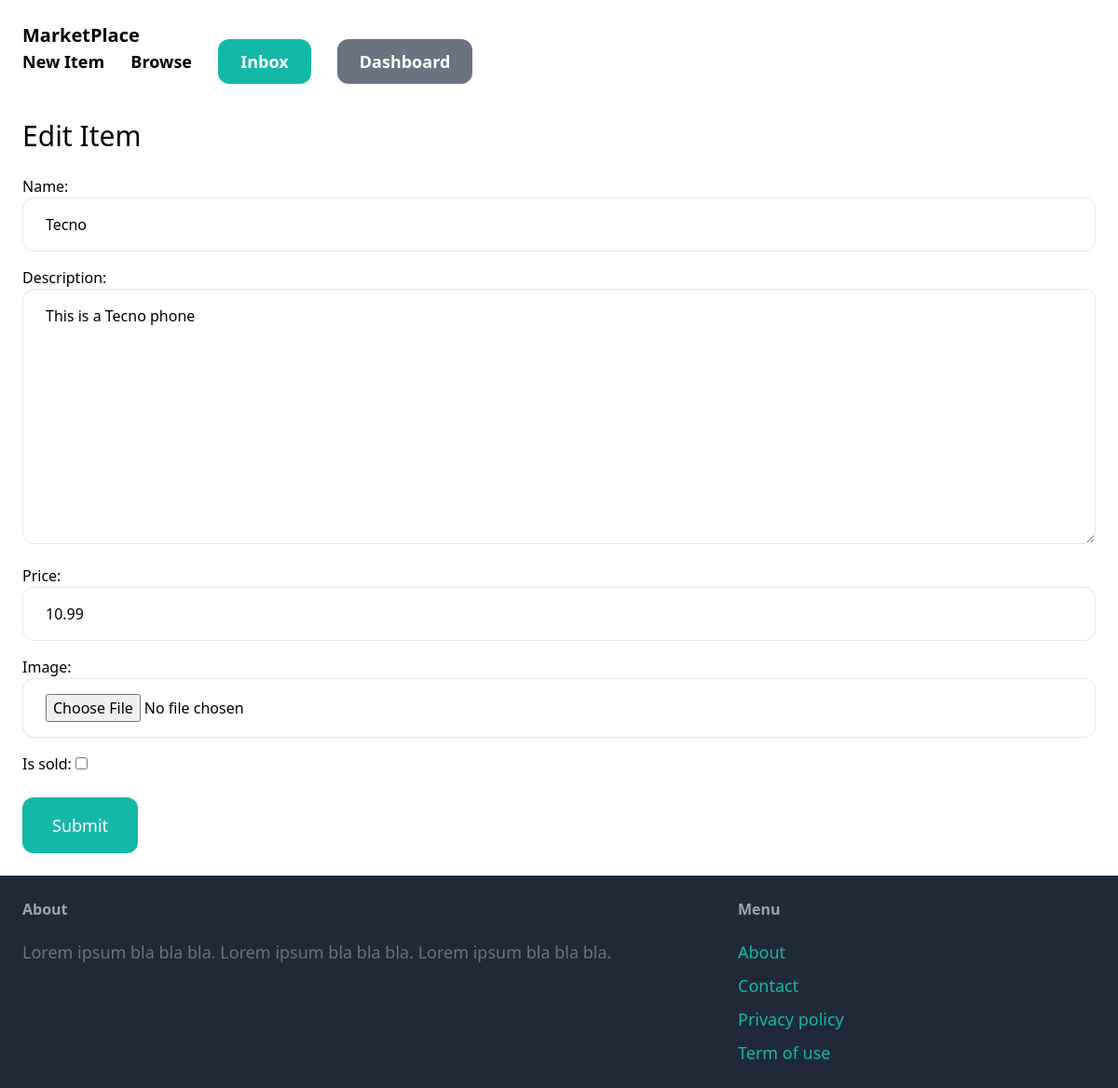
The page /items/1/edit/ (signed in) on the database its author committed.
### item/models.py (models this page shows, shortened)
class Item(models.Model):
    category = models.ForeignKey(
        Categories, related_name="items", on_delete=models.CASCADE
    )
    name = models.CharField(max_length=255)
    description = models.TextField(blank=True, null=True)
    price = models.FloatField()
    image = models.ImageField(upload_to="item_images", blank=True, null=True)
    is_sold = models.BooleanField(default=False)
    created_at = models.DateTimeField(auto_now_add=True)
    created_by = models.ForeignKey(User, related_name="items", on_delete=models.CASCADE)

### item/views.py (the view)
# urls.py: path("<int:pk>/edit/", views.editItem, name="edit"),
@login_required
def editItem(request, pk):
    item = get_object_or_404(Item, pk=pk, created_by=request.user)
    if request.method == 'POST':
        form = EditItemForm(request.POST, request.FILES, instance=item)
        if form.is_valid():
            form.save
            return redirect("item:details", pk=item.id)
    else:
        form = EditItemForm(instance=item)
    return render(
        request, "item/form.html", {"form": form, "title":"Edit Item"}
    )

### item/forms.py
class EditItemForm(forms.ModelForm):
    class Meta:
        model = Item
        fields = ['name','description','price','image','is_sold']
        widgets = {
            'name':forms.TextInput(attrs={
                'class': INPUT_CLASSES
            }),
            'description':forms.Textarea(attrs={
                'class': INPUT_CLASSES
            }),
            'price':forms.TextInput(attrs={
                'class': INPUT_CLASSES
            }),
            'image':forms.FileInput(attrs={
                'class': INPUT_CLASSES
            })
        }

### item/templates/item/form.html (shortened to what this page needs)
{% extends 'frontend/base.html' %}
{% block content %}
<h1 class="mb-6 text-3xl">{{ title }}</h1>
<form method="post" action="." enctype="multipart/form-data">
    <div class="space-y-4">
        {{ form.as_p }}
    </div>
    <button class="mt-6 py-4 px-8 text-lg bg-teal-500 hover:bg-teal-700 rounded-xl text-white">Submit</button>
</form>
{% endblock %}

### rows shown on the page
Item: name "Tecno", description "This is a Tecno phone", price "10.99"

### other values the page prints
{{ title }} "Edit Item"
